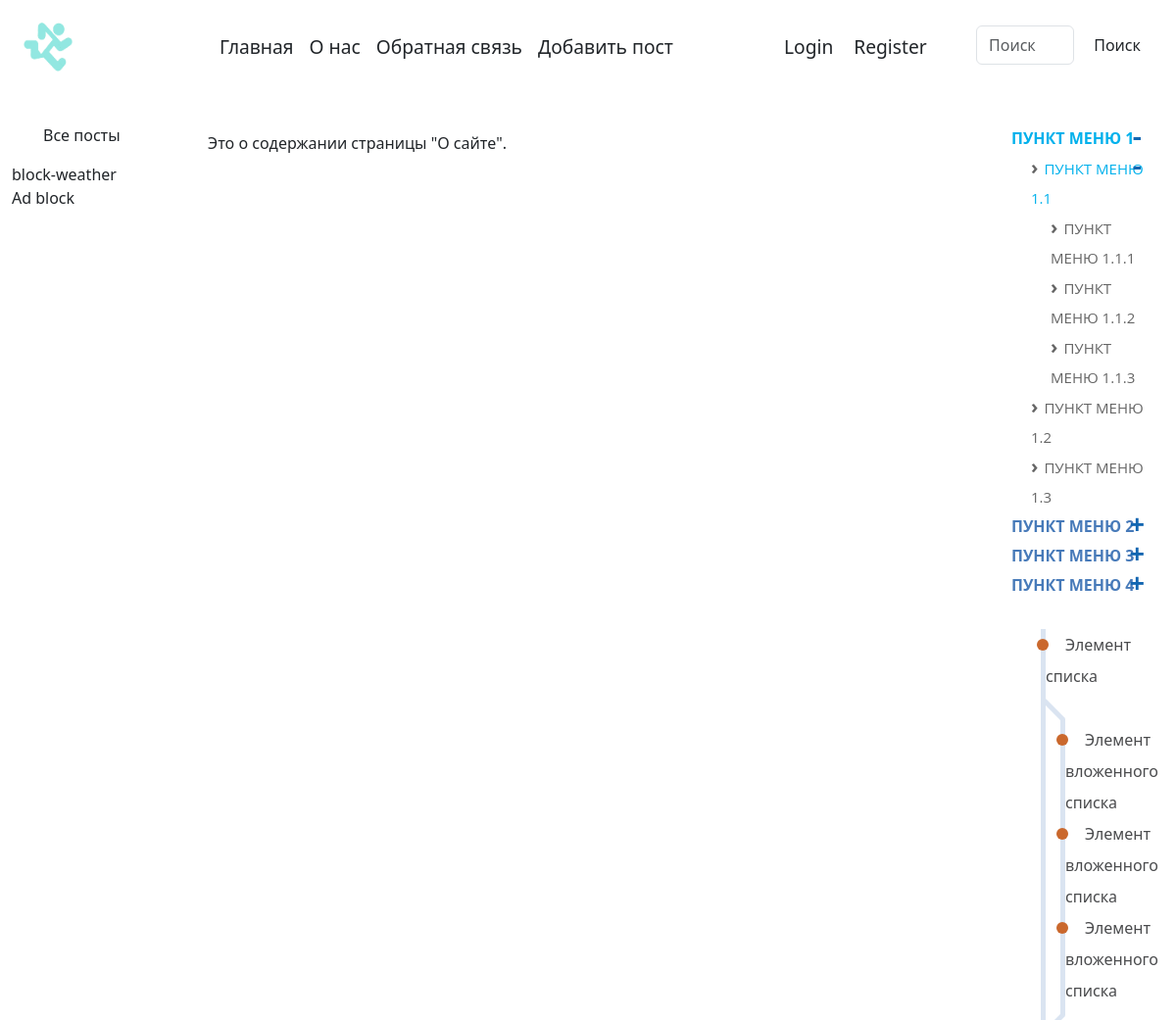
/about/ (upper part), run on an earlier commit of the app's database.
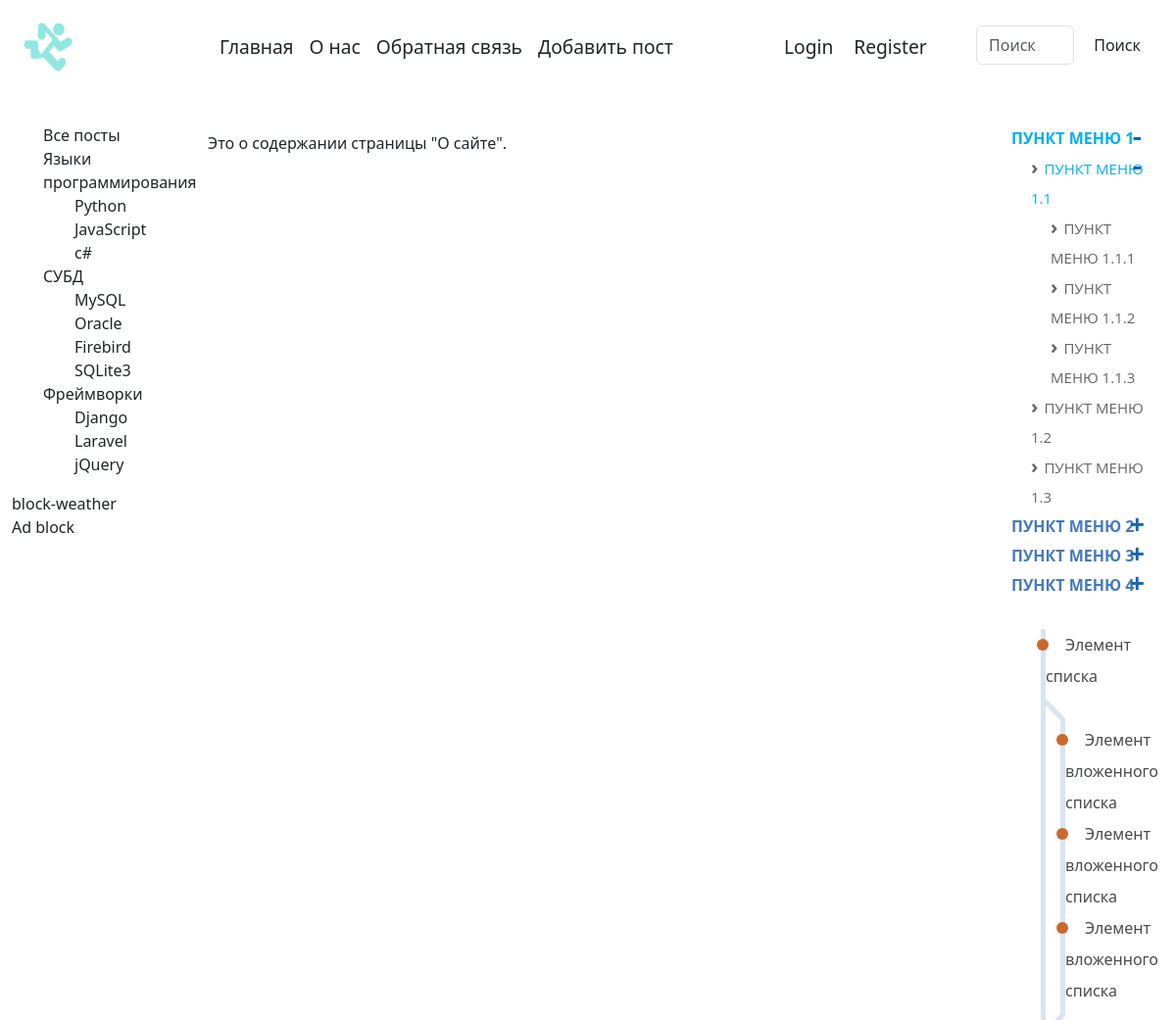
And on a later commit of the database.
### blog/models.py (models this page shows, shortened)
class ModelCategories(models.Model):
    name = models.CharField(max_length=100, db_index=True, verbose_name="Категория")
    slug = models.SlugField(max_length=255, unique=True, db_index=True, verbose_name="URL")
    class Meta:
        verbose_name = 'Категория'
        verbose_name_plural = 'Категории'
        ordering = ['id']

class ModelSubcategories(models.Model):
    category = models.ForeignKey(ModelCategories, on_delete=models.CASCADE, related_name='subcategories', verbose_name="Категория")
    name = models.CharField(max_length=100, db_index=True, verbose_name="Подкатегория")
    slug = models.SlugField(max_length=255, unique=True, db_index=True, verbose_name="URL")
    class Meta:
        verbose_name = 'Подкатегория'
        verbose_name_plural = 'Подкатегории'
        ordering = ['id']

### blog/views.py (the view)
# urls.py: path('about/', views.about, name='about'),
def about(request):
    context = {
        'title': 'О сайте',
        'page_content': 'Это о содержании страницы "О сайте".',
    }
    return render(request, 'blog/about.html', context)

### blog/templatetags/blog_tags.py (called while the page is built)
@register.simple_tag()
def get_horizontal_menu():
    return menu

@register.simple_tag(name='menu_cat_subcat')
def get_vertical_menu_posts():
    categories = ModelCategories.objects.all()
    subcategories = ModelSubcategories.objects.all()
    cat_subcat_menu = {
        'categories': categories,
        'subcategories': subcategories,
    }
    return cat_subcat_menu

### blog/templates/blog/about.html (shortened to what this page needs)
{% extends 'blog/base.html' %}
{% block content %}
<p>{{page_content}}</p>
{% endblock %}

### blog/templates/blog/base.html (shortened to what the changed rows need)
<!DOCTYPE html>
<html lang="en">
  <head>
    {% load static %} {% load blog_tags %}
    <link rel="stylesheet" href="{% static 'blog/css/bootstrap.min.css' %}" />
    <link
      type="text/css"
      href="{% static 'admin/css/custom_admin.css' %}"
      rel="stylesheet"
    />
    <link
      type="text/css"
      href="{% static 'blog/css/styles.css' %}"
      rel="stylesheet"
    />
  </head>
  <body>
    <div class="container-fluid mx-auto align-self-center">
      <header>
        <nav class="navbar navbar-expand-lg navbar-light bg-transparent">
          <div class="container-fluid">
            <div
              class="col-sm-6 col-md-6 col-lg-6 d-flex align-items-center justify-content-end"
            >
              <div class="collapse navbar-collapse" id="navbarSupportedContent">
                {% get_horizontal_menu as horizontal_menu %}
                <ul class="navbar-nav me-auto mb-2 mb-lg-0">
                  {% for item in horizontal_menu %}
                  <li class="nav-item">
                    <a class="nav-link" href="{% url item.url_name %}"
                      >{{ item.title }}</a
                    >
                  </li>
                  {% endfor %}
                </ul>
              </div>
            </div>
          </div>
        </nav>
      </header>
      <section class="row gy-5">
        <div class="col-md-2 d-none d-md-block">
          <nav class="vert_nav">
            {% menu_cat_subcat as menu_cs %}
            <ul>
              {% for category in menu_cs.categories %}
              <li>
                <a href="{% url 'home' category_slug=category.slug %}"
                  >{{ category.name }}</a
                >
                <ul>
                  {% for subcategory in category.subcategories.all %}
                  <li>
                    <a
                      href="{% url 'home' category_slug=category.slug subcategory_slug=subcategory.slug %}"
                    >
                      {{ subcategory.name}}
                    </a>
                  </li>
                  {% endfor %}
                </ul>
              </li>
              {% endfor %}
            </ul>
          </nav>
        </div>
      </section>
    </div>
  </body>
</html>

What changed in the data, as far as the page shows it:
added ModelCategories: name "Языки программирования"
added ModelSubcategories: name "Python", shown under "Языки программирования"
added ModelSubcategories: name "JavaScript", shown under "Языки программирования"
added ModelSubcategories: name "c#", shown under "Языки программирования"
added ModelCategories: name "СУБД"
added ModelSubcategories: name "MySQL", shown under "СУБД"
added ModelSubcategories: name "Oracle", shown under "СУБД"
added ModelSubcategories: name "Firebird", shown under "СУБД"
added ModelSubcategories: name "SQLite3", shown under "СУБД"
added ModelCategories: name "Фреймворки"
added ModelSubcategories: name "Django", shown under "Фреймворки"
added ModelSubcategories: name "Laravel", shown under "Фреймворки"
added ModelSubcategories: name "jQuery", shown under "Фреймворки"
